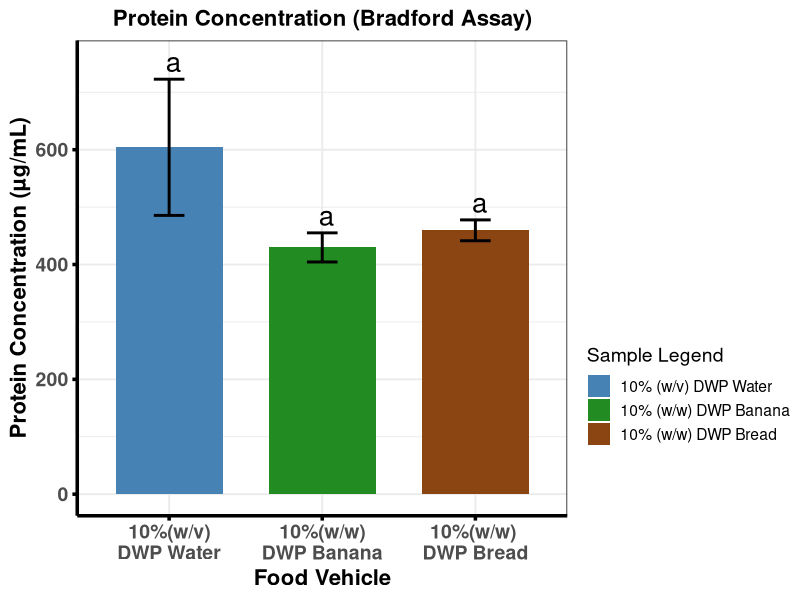
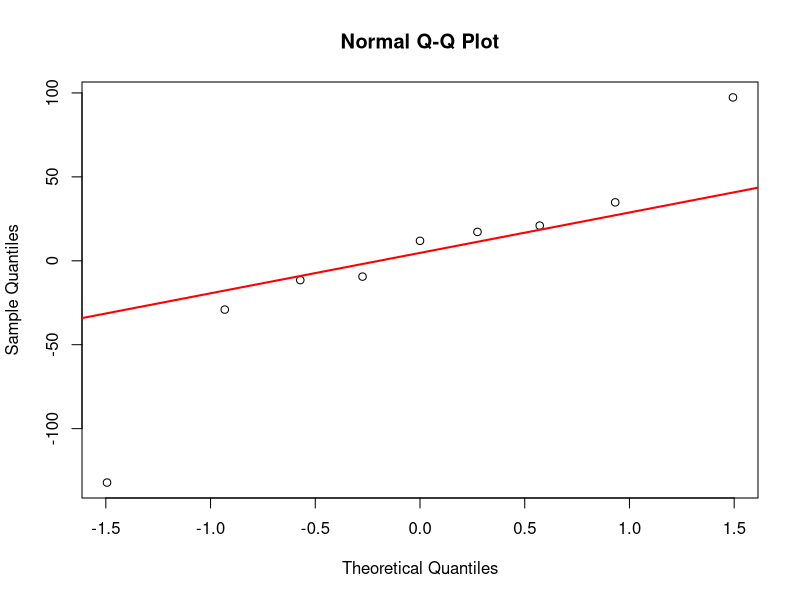
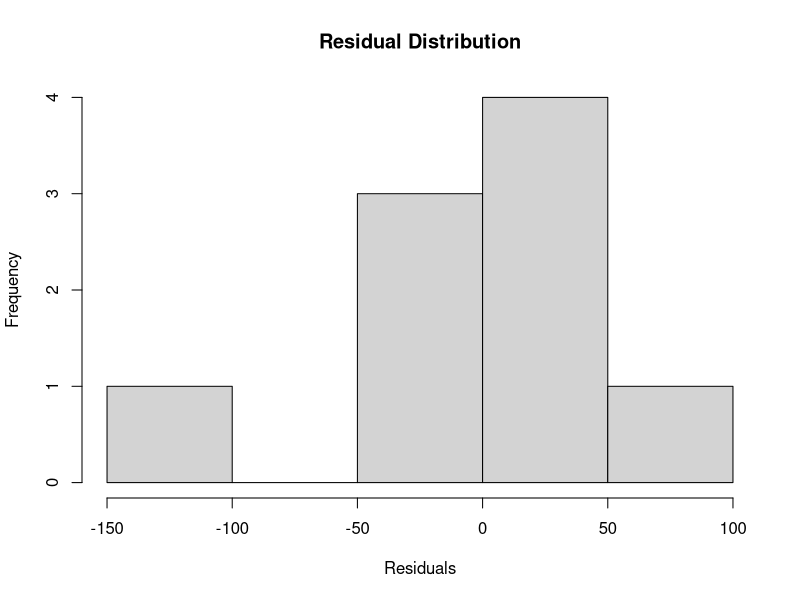

Here is the R script that generated these plots, in order: (Note: this script raises an error after producing the figures.)
#This Code is made by Maruf Raihan (PhD,NICHE,Ulster)for Bradford data statistical analysis and visual presentation

library(emmeans)
library(multcomp)
library(multcompView)
library(ggplot2)

# ---------------------------------------------------------
# 1. RAW DATA
# ---------------------------------------------------------
df <- data.frame(
  Sample = factor(rep(c("10%(w/v)\nDWP Water", "10%(w/w)\nDWP Banana", "10%(w/w) \nDWP Bread"), each = 3),
                  levels = c("10%(w/v)\nDWP Water", "10%(w/w)\nDWP Banana", "10%(w/w) \nDWP Bread")),
  Protein = c(
    639.00, 472.04, 701.52,   # 10%(w/v)\nDWP Water
    400.72, 441.69, 447.00,   # 10%(w/w)\nDWP Banana
    448.05, 480.52, 450.14    # 10%(w/w) \nDWP Bread"
  )
)

# ---------------------------------------------------------
# 2. DESCRIPTIVE STATS
# ---------------------------------------------------------
df_stats <- aggregate(Protein ~ Sample, df, function(x) {
  c(Mean = mean(x), SD = sd(x), CV = sd(x)/mean(x)*100)
})

df_stats <- do.call(data.frame, df_stats)
names(df_stats) <- c("Sample", "Mean", "SD", "CV")

# ---------------------------------------------------------
# 3. ANOVA + TUKEY
# ---------------------------------------------------------
model <- aov(Protein ~ Sample, data = df)
emm <- emmeans(model, ~ Sample)
tukey <- summary(pairs(emm, adjust = "tukey"))

# ---------------------------------------------------------
# 4. Tukey LETTERS
# ---------------------------------------------------------
cld_out <- suppressMessages(
  cld(emm, Letters = letters, adjust = "tukey")
)

df_plot <- merge(df_stats, cld_out[, c("Sample", ".group")], by = "Sample")

# ---------------------------------------------------------
# 5. BASE PLOT
# ---------------------------------------------------------
p_bradford <- ggplot(df_plot, aes(x = Sample, y = Mean, fill = Sample)) +
  geom_col(width = 0.7) +
  geom_errorbar(aes(ymin = Mean - SD, ymax = Mean + SD),
                width = 0.2, linewidth = 1) +
  geom_text(aes(label = .group, y = Mean + SD + 30), size = 7) +
  
  scale_fill_manual(
    name= "Sample Legend",
    values = c("10%(w/v)\nDWP Water" = "steelblue",
               "10%(w/w)\nDWP Banana" = "forestgreen",
               "10%(w/w) \nDWP Bread" = "saddlebrown"),
    labels = c(
      "10% (w/v) DWP Water",
      "10% (w/w) DWP Banana",
      "10% (w/w) DWP Bread"
    ),
  ) +
  
  theme_bw(base_size = 14) +
  theme(
    legend.position = "right",
    legend.box = "vertical",
    legend.margin = margin(t = 170),      # push legend downward
    plot.title = element_text(size = 16, face = "bold", hjust = 0.5),
    axis.text.x = element_text(size = 14, face = "bold"),
    axis.text.y = element_text(size = 14, face = "bold"),
    axis.title.x = element_text(size = 16, face = "bold"),
    axis.title.y = element_text(size = 16, face = "bold"),
    axis.line = element_line(colour = "black", linewidth = 1.2),
    axis.ticks = element_line(colour = "black", linewidth = 1.2)
  ) +
  labs(
    title = "Protein Concentration (Bradford Assay)",
    x = "Food Vehicle",
    y = "Protein Concentration (µg/mL)"
  ) 

# ---------------------------------------------------------
# 6. SINGLE ANOVA BRACKET ACROSS ALL THREE BARS
# ---------------------------------------------------------
#p_bradford <- p_bradford +
#  annotate("segment", x = 1, xend = 3, y = 1050, yend = 1050, linewidth = 1.2) +
# annotate("text", x = 2, y = 1080, label = "*", size = 8)

# ---------------------------------------------------------
# 7. PRINT
# ---------------------------------------------------------
print(p_bradford)

cat("\n=== DESCRIPTIVE STATS ===\n")
print(df_stats)

cat("\n=== ANOVA SUMMARY ===\n")
print(summary(model))

cat("\n=== TUKEY POST-HOC ===\n")
print(tukey)



# ---------------------------------------------------------
# ANOVA ASSUMPTION CHECKS
# ---------------------------------------------------------

# Extract residuals
res <- residuals(model)

# Shapiro-Wilk normality test
shapiro.test(res)

# Q-Q plot
qqnorm(res)
qqline(res, col = "red", lwd = 2)

# Histogram of residuals
hist(res,
     main = "Residual Distribution",
     xlab = "Residuals")

library(car)

leveneTest(Value ~ Sample, data = df_raw)


#Methods

#Assumptions of normality and homogeneity of variance were assessed using the Shapiro-Wilk and Levene's tests, respectively. Differences among food matrices were evaluated by one-way ANOVA followed by Tukey's HSD post hoc test (p < 0.05).

#Results (if reporting assumptions)

#Residuals were normally distributed (Shapiro-Wilk: W = 0.90225, p = 0.2654), supporting the use of parametric analyses.
#In your thesis, if an examiner asks why you checked residuals rather than raw values, the short answer is:

#ANOVA assumes that model residuals are normally distributed within treatments. Therefore, normality was assessed using the residuals from the fitted ANOVA model rather than the pooled raw observations
#ANOVA asks:

#"Are the differences between groups larger than the random variation within groups?"

#Therefore the distribution that matters is the distribution of the within-group random variation, i.e., the residuals.
